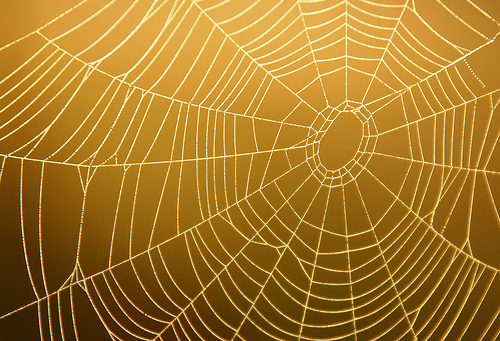
%> input picture web13.jpg, 500 x 341 px
$ octave corner_improvement_rc1point7.m   (GNU Octave 9; MATLAB toolbox functions it lacks are replaced by stand-ins)
%> lines starting %> are read from the running program, lines starting %| are printed output that depends on the picture
%%% July 7th version
%%% designation: Release Candidate 1.3
%%%

%clear workspace
clear all
close all
clc


OG = imread('web13.jpg'); %read in image
%> OG is the input picture: size 341x500x3 uint8; mean R, G, B 166.9, 121.7, 40.5

% convert image to grayscale if it isn't already
try
    I = rgb2gray(OG);
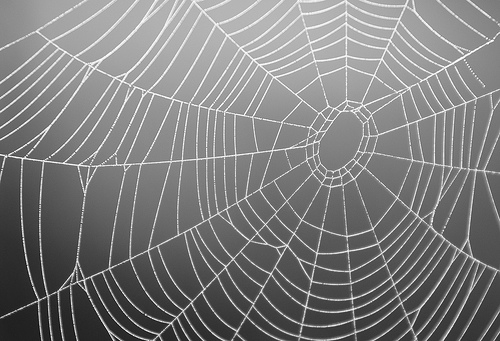
%> I: size 341x500 uint8; min 5, max 255, mean 126
catch ME
    disp('Image is already grayscale');
    I=OG;
end


uniqueI = unique(I(:));
%> uniqueI = 251 values from 5 to 255
n = histc(I, uniqueI);
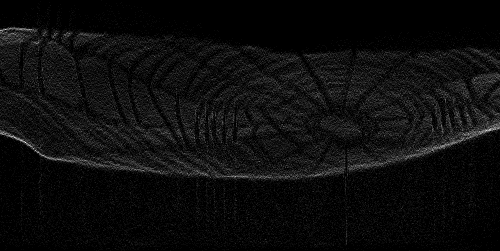
%> n: size 251x500 double; min 0, max 26, mean 1.4; drawn with min black and max white
[maxNum, maxInd] = max(n);
%> maxNum = 500 values, max 26 at index 26, min 6 at index 173, mean 10.63; maxInd = 500 values, max 179 at index 265, min 29 at index 11, mean 145
frequentVals = uniqueI(maxInd);
%> frequentVals = 500 values, max 183 at index 265, min 33 at index 11, mean 149

%check the lowest value
base = abs((double(min(frequentVals))/80));%frequentVals(int64(length(frequentVals)/4))
%> base = 0.412

%value? 0.5528
if(base<0.7 && base > 0.3)
    I= imadjust(I, [base 0.80], []); % adjust contrast to improve results
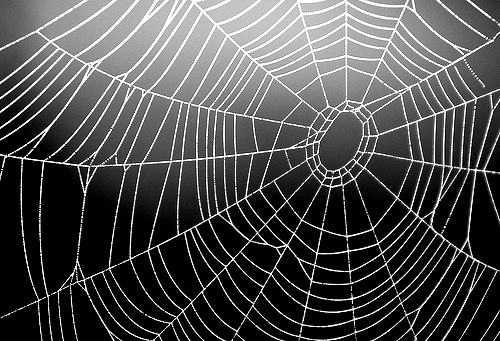
%> I: size 341x500 uint8; min 0, max 255, mean 78.3

    disp('Adjusted contrast');
end
[x,y,z] = size(I); % store the dimensions of the image in x, y, and z
%> x = 341; y = 500; z = 1
imshow((I)) %display image to select regoin of interest (ROI)5
hold on % keep image shown even when plotting points
% h = imrect; % grab a rectangular ROI from user
h = imrect(gca, [1 1 y-1 x-1]);

t0 = clock; % start time
pos = getPosition(h);
%> pos = [1 1 499 340]

% maximum radius for clusters
max_distance = 4.5 + 6.5 * ((x*y)/(2500*2500));
%> max_distance = 4.68

% the percentage of points to be selected
% decrease to increase speed by a few seconds but lower accuracy
percentPoints = 0.85;
corners1 = detectHarrisFeatures(I, 'ROI', getPosition(h));
%> corners1 = 951 points; strongest (x, y): (233, 259), (295, 235), (271, 274), (217, 276), (287, 201)
corners1 = corners1.selectStrongest(int64(length(corners1) * percentPoints));
%> corners1 = 808 points; strongest (x, y): (233, 259), (295, 235), (271, 274), (217, 276), (287, 201)
corners2 = detectFASTFeatures(I, 'ROI', getPosition(h));
%> corners2 = 2241 points; strongest (x, y): (17, 151), (12, 154), (166, 294), (40, 301), (353, 302)
corners2 = corners2.selectStrongest(int64(length(corners2) * percentPoints));
%> corners2 = 1905 points; strongest (x, y): (17, 151), (12, 154), (166, 294), (40, 301), (353, 302)
corners3 = detectMinEigenFeatures(I, 'ROI', getPosition(h));
%> corners3 = 1615 points; strongest (x, y): (234, 259), (294, 235), (271, 274), (287, 201), (216, 277)
corners3 = corners3.selectStrongest(int64(length(corners3) * percentPoints));
%> corners3 = 1373 points; strongest (x, y): (234, 259), (294, 235), (271, 274), (287, 201), (216, 277)
locs = corners1.Location;
%> locs = 808 rows, first 12: [233 259; 295 235; 271 274; 217 276; 287 201; 51 157; 183 311; 250 241; 262 293; 263 287; 226 269; 277 212]
iteration = 1;
for nxt = (length(corners1) + 1):(length(corners1)+length(corners2))
    temp_loc = corners2.Location;
    locs(nxt,1) = temp_loc(iteration,1);
    locs(nxt,2) = temp_loc(iteration,2);
    iteration = iteration + 1;
end
%> after the loop, iteration = 1906; locs = 2713 rows, first 12: [233 259; 295 235; 271 274; 217 276; 287 201; 51 157; 183 311; 250 241; 262 293; 263 287; 226 269; 277 212]

iteration = 1;
for nxt = (length(corners1) +length(corners2)+ 1):(length(corners1)+length(corners2)+length(corners3))
    temp_loc = corners3.Location;
    locs(nxt,1) = temp_loc(iteration,1);
    locs(nxt,2) = temp_loc(iteration,2);
    iteration = iteration + 1;
end
%> after the loop, iteration = 1374

corners = cornerPoints(locs);
%> corners = 4086 points; strongest (x, y): (233, 259), (295, 235), (271, 274), (217, 276), (287, 201)
% corners = corners.selectStrongest(int64(length(corners) * percentPoints));
plot(corners);
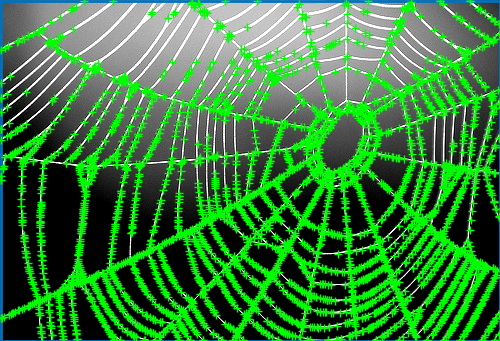
%> figure redrawn from the program's plot data
original = corners1;
%> original has the same summary as corners1

for r = 1:10
    sz = length(corners);
    amountOfPoints = sz;
    subtotalPoints = zeros(sz(1),2);
    finalPoints = [];
    dist_count = 0;
    one_point = 0;
    % distances = zeros(sz, (sz-1));

    X = corners.Location;
%> (the run ends here)

$ run again, with web1.jpg copied over web13.jpg
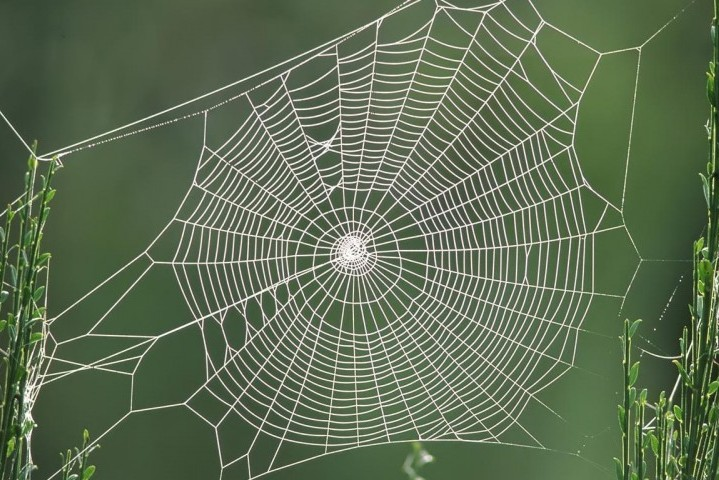
%> input picture web1.jpg, 719 x 480 px
%> OG is the input picture: size 480x719x3 uint8; mean R, G, B 94.6, 110.2, 83.5
%> uniqueI = 237 values from 17 to 255
%> `n = histc(I, uniqueI);`:
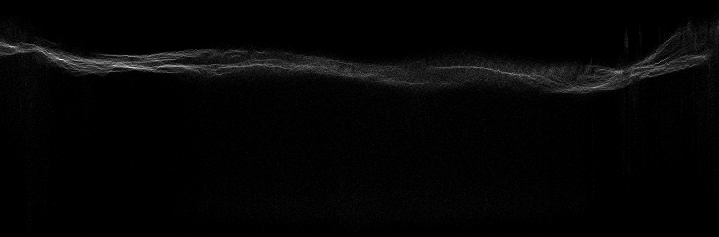
%> n: size 237x719 double; min 0, max 96, mean 2; drawn with min black and max white
%> maxNum = 719 values, max 96 at index 61, min 9 at index 715, mean 36.08; maxInd = 719 values, max 92 at index 558, min 27 at index 719, mean 68.5
%> frequentVals = 719 values, max 110 at index 558, min 45 at index 719, mean 86.5
%> base = 0.562
%> `corners1 = detectHarrisFeatures(I, 'ROI', getPosition(h));`: corners1 = 2816 points; strongest (x, y): (427, 172), (439, 408), (250, 385), (413, 187), (501, 372)
%> `corners1 = corners1.selectStrongest(int64(length(corners1) * percentPo..`: corners1 = 2394 points; strongest (x, y): (427, 172), (439, 408), (250, 385), (413, 187), (501, 372)
%> `corners2 = detectFASTFeatures(I, 'ROI', getPosition(h));`: corners2 = 5176 points; strongest (x, y): (355, 34), (714, 75), (264, 84), (231, 100), (411, 100)
%> `corners2 = corners2.selectStrongest(int64(length(corners2) * percentPo..`: corners2 = 4400 points; strongest (x, y): (355, 34), (714, 75), (264, 84), (231, 100), (411, 100)
%> `corners3 = detectMinEigenFeatures(I, 'ROI', getPosition(h));`: corners3 = 3513 points; strongest (x, y): (438, 409), (469, 376), (277, 197), (428, 172), (515, 383)
%> `corners3 = corners3.selectStrongest(int64(length(corners3) * percentPo..`: corners3 = 2986 points; strongest (x, y): (438, 409), (469, 376), (277, 197), (428, 172), (515, 383)
%> locs = 2394 rows, first 12: [427 172; 439 408; 250 385; 413 187; 501 372; 422 326; 451 332; 276 348; 404 196; 470 376; 256 377; 486 360]
%> after the loop `for nxt = (length(corners1) + 1):(length(corners1)+length(corners2))`: iteration = 4401
%> after the loop `for nxt = (length(corners1) +length(corners2)+ 1):(length(corners1)+le..`: iteration = 2987
%> corners = 9780 points; strongest (x, y): (427, 172), (439, 408), (250, 385), (413, 187), (501, 372)
%> `plot(corners);`:
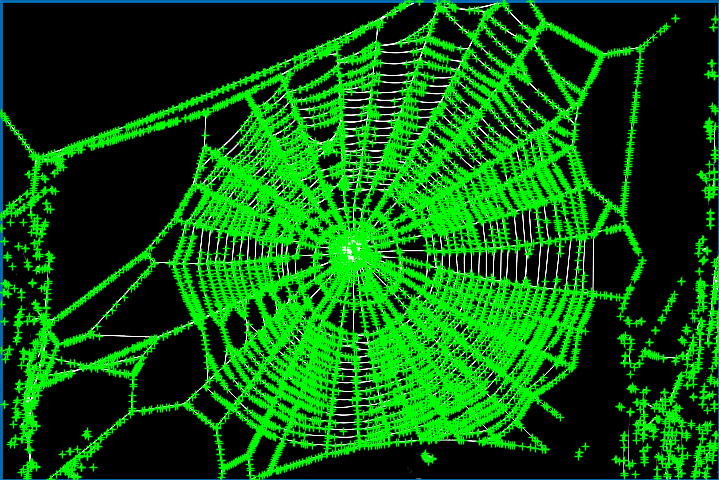
%> figure redrawn from the program's plot data
%> original has the same summary as corners1

$ run again, with web10.jpg copied over web13.jpg
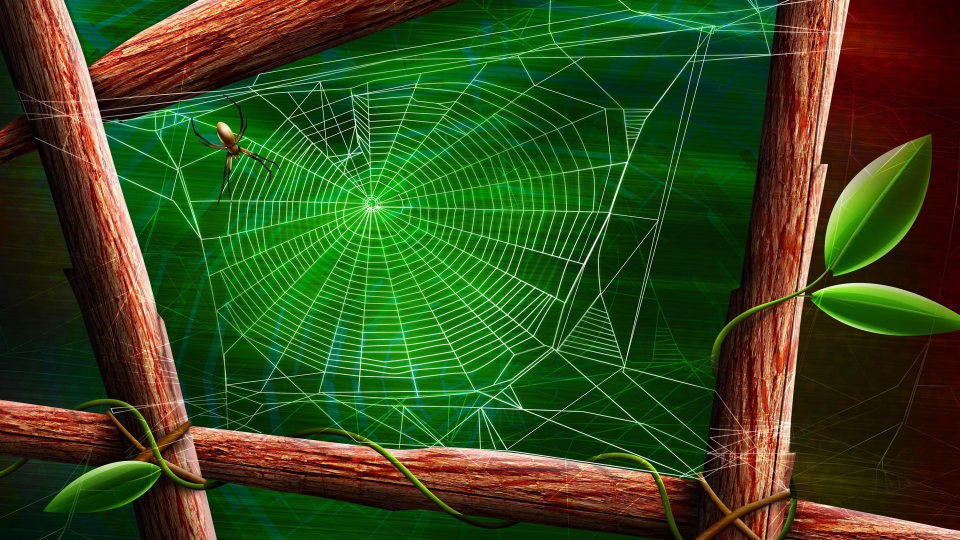
%> input picture web10.jpg, 1920 x 1080 px (shown at 1/2 size)
%> OG is the input picture: size 1080x1920x3 uint8; mean R, G, B 53.1, 74, 28.5
%> uniqueI = 255 values from 0 to 254
%> `n = histc(I, uniqueI);`:
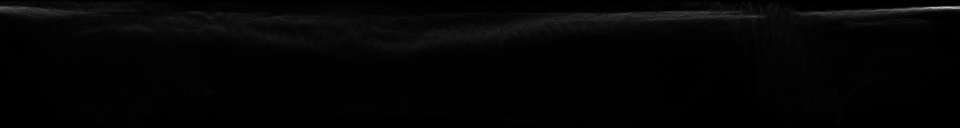
%> n: size 255x1920 double (shown at 1/2 size); min 0, max 223, mean 4.2
%> maxNum = 1920 values, max 223 at index 1878, min 14 at index 1571, mean 47.35; maxInd = 1920 values, max 99 at index 815, min 10 at index 243, mean 38.07
%> frequentVals = 1920 values, max 98 at index 815, min 9 at index 243, mean 37.07
%> base = 0.113
%> `corners1 = detectHarrisFeatures(I, 'ROI', getPosition(h));`: corners1 = 2428 points; strongest (x, y): (598, 213), (648, 279), (637, 264), (682, 266), (627, 252)
%> `corners1 = corners1.selectStrongest(int64(length(corners1) * percentPo..`: corners1 = 2064 points; strongest (x, y): (598, 213), (648, 279), (637, 264), (682, 266), (627, 252)
%> `corners2 = detectFASTFeatures(I, 'ROI', getPosition(h));`: corners2 = 5319 points; strongest (x, y): (1655, 329), (467, 208), (453, 196), (473, 206), (451, 190)
%> `corners2 = corners2.selectStrongest(int64(length(corners2) * percentPo..`: corners2 = 4521 points; strongest (x, y): (1655, 329), (467, 208), (453, 196), (473, 206), (451, 190)
%> `corners3 = detectMinEigenFeatures(I, 'ROI', getPosition(h));`: corners3 = 11606 points; strongest (x, y): (598, 213), (682, 265), (646, 279), (648, 280), (610, 273)
%> `corners3 = corners3.selectStrongest(int64(length(corners3) * percentPo..`: corners3 = 9865 points; strongest (x, y): (598, 213), (682, 265), (646, 279), (648, 280), (610, 273)
%> locs = 2064 rows, first 12: [598 213; 648 279; 637 264; 682 266; 627 252; 1015 898; 629 252; 616 279; 610 227; 610 273; 1195 773; 600 263]
%> after the loop `for nxt = (length(corners1) + 1):(length(corners1)+length(corners2))`: iteration = 4522
%> after the loop `for nxt = (length(corners1) +length(corners2)+ 1):(length(corners1)+le..`: iteration = 9866
%> corners = 16450 points; strongest (x, y): (598, 213), (648, 279), (637, 264), (682, 266), (627, 252)
%> `plot(corners);`:
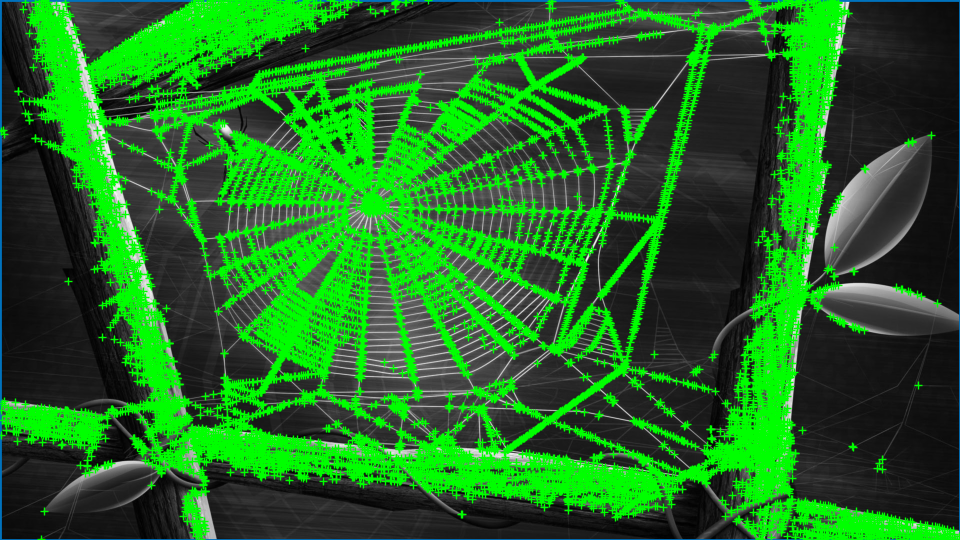
%> figure redrawn from the program's plot data; shown at 1/2 size
%> original has the same summary as corners1

$ run again, with web11.jpg copied over web13.jpg
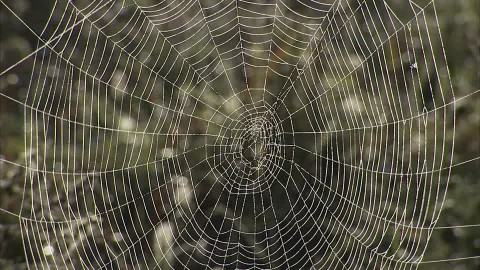
%> input picture web11.jpg, 480 x 270 px
%> OG is the input picture: size 270x480x3 uint8; mean R, G, B 85.9, 82.8, 67.6
%> uniqueI = 246 values from 0 to 251
%> `n = histc(I, uniqueI);`:
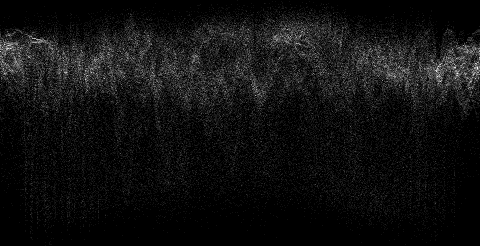
%> n: size 246x480 double; min 0, max 17, mean 1.1; drawn with min black and max white
%> maxNum = 480 values, max 17 at index 478, min 4 at index 270, mean 8.98; maxInd = 480 values, max 102 at index 415, min 20 at index 270, mean 60.01
%> frequentVals = 480 values, max 101 at index 415, min 19 at index 270, mean 59.01
%> base = 0.237
%> `corners1 = detectHarrisFeatures(I, 'ROI', getPosition(h));`: corners1 = 1649 points; strongest (x, y): (272, 173), (320, 228), (337, 219), (312, 216), (281, 169)
%> `corners1 = corners1.selectStrongest(int64(length(corners1) * percentPo..`: corners1 = 1402 points; strongest (x, y): (272, 173), (320, 228), (337, 219), (312, 216), (281, 169)
%> `corners2 = detectFASTFeatures(I, 'ROI', getPosition(h));`: corners2 = 2476 points; strongest (x, y): (299, 170), (42, 35), (250, 147), (378, 248), (387, 253)
%> `corners2 = corners2.selectStrongest(int64(length(corners2) * percentPo..`: corners2 = 2105 points; strongest (x, y): (299, 170), (42, 35), (250, 147), (378, 248), (387, 253)
%> `corners3 = detectMinEigenFeatures(I, 'ROI', getPosition(h));`: corners3 = 2103 points; strongest (x, y): (271, 173), (337, 219), (320, 228), (312, 217), (281, 169)
%> `corners3 = corners3.selectStrongest(int64(length(corners3) * percentPo..`: corners3 = 1788 points; strongest (x, y): (271, 173), (337, 219), (320, 228), (312, 217), (281, 169)
%> locs = 1402 rows, first 12: [272 173; 320 228; 337 219; 312 216; 281 169; 313 189; 48 45; 340 260; 134 245; 199 209; 129 248; 346 199]
%> after the loop `for nxt = (length(corners1) + 1):(length(corners1)+length(corners2))`: iteration = 2106
%> after the loop `for nxt = (length(corners1) +length(corners2)+ 1):(length(corners1)+le..`: iteration = 1789
%> corners = 5295 points; strongest (x, y): (272, 173), (320, 228), (337, 219), (312, 216), (281, 169)
%> `plot(corners);`:
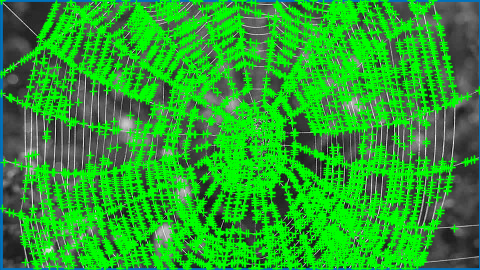
%> figure redrawn from the program's plot data
%> original has the same summary as corners1
